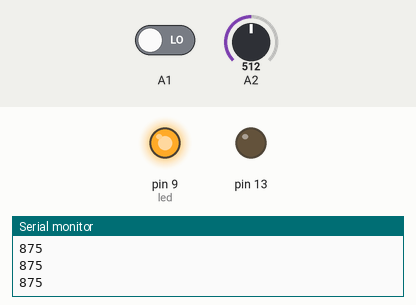
A sketch run on a simulated Arduino Uno, built with avr-gcc and run on an emulated ATmega328P. Parts: output pins drawn as LEDs (lit = HIGH), the last lines printed to the serial monitor. The inputs (shaded band) are chosen by the test bench; at power-on: A2 = 512, A1 LOW.

Above: at 1.2 s.
1.3 s: A2 set to 866
2.8 s: A2 set to 876
At 3.6 s:
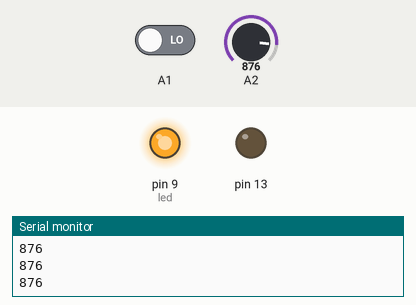
4.3 s: A1 driven HIGH
At 4.6 s:
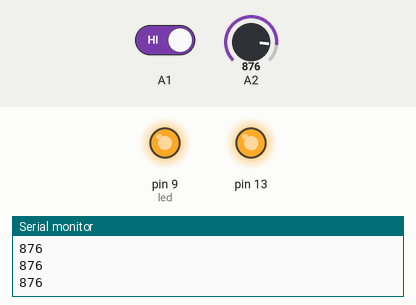
5.8 s: A2 set to 900
At 7.0 s:
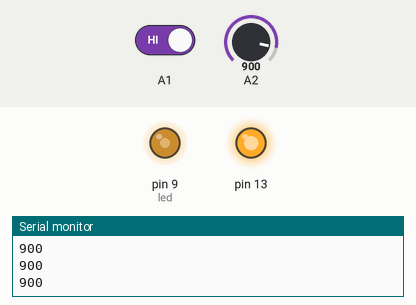
7.3 s: A1 driven LOW
At 8.1 s:
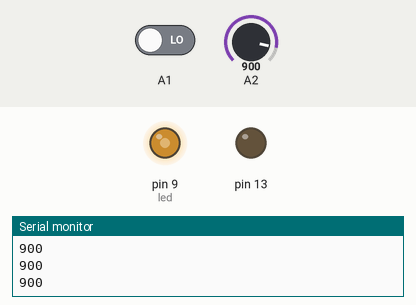
8.8 s: A2 set to 1023
At 9.4 s:
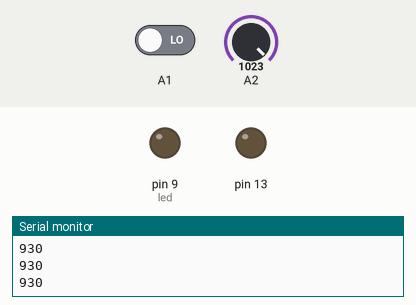
Timing chart, 0 to 11.3 s (numbered marks = the images above; inputs shaded):
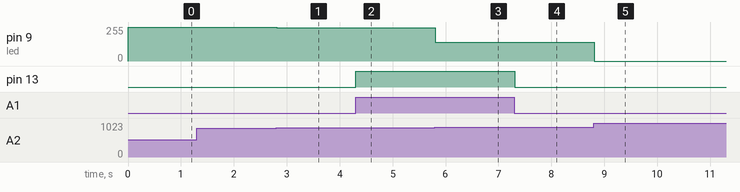

The sketch:

assignment-9.ino
```cpp
bool covered = false;
int led = 9;
int brightness = 0;

void setup() {
  Serial.begin(9600);
  pinMode(13, OUTPUT);
  pinMode(A1, INPUT);

}

void loop() {
  // used to map brightness of LED to sensorValue
  int buttonState = digitalRead(A1);
  int sensorValue = analogRead(A2);
  sensorValue = constrain(sensorValue, 875, 930);
  brightness = map(sensorValue,930,875,0,255);

  // prints sensor value in the serial terminal
  // used to adjust constraints
  Serial.println(sensorValue);

  // change brightness of LED
  analogWrite(led, brightness);

  // if brightness == 255, then the photocell is covered, otherwise it isn't
  if (brightness == 255)
    covered = true;
  else if (brightness == 0)
    covered = false;

  // if the button is pressed and the photocell is covered, turn on the green LED
  if (buttonState == HIGH && covered == true)
    digitalWrite(13, HIGH);
  else
    digitalWrite(13, LOW);
}
```

Measured:
- after the input at 2.8 s, pin 9 (led): 255/255 → 250/255 at once
- after the input at 4.3 s, pin 13: LOW → HIGH at once
- after the input at 5.8 s, pin 9 (led): 250/255 → 139/255 at once
- after the input at 7.3 s, pin 13: HIGH → LOW at once
- after the input at 8.8 s, pin 9 (led): 139/255 → 0/255 at once
